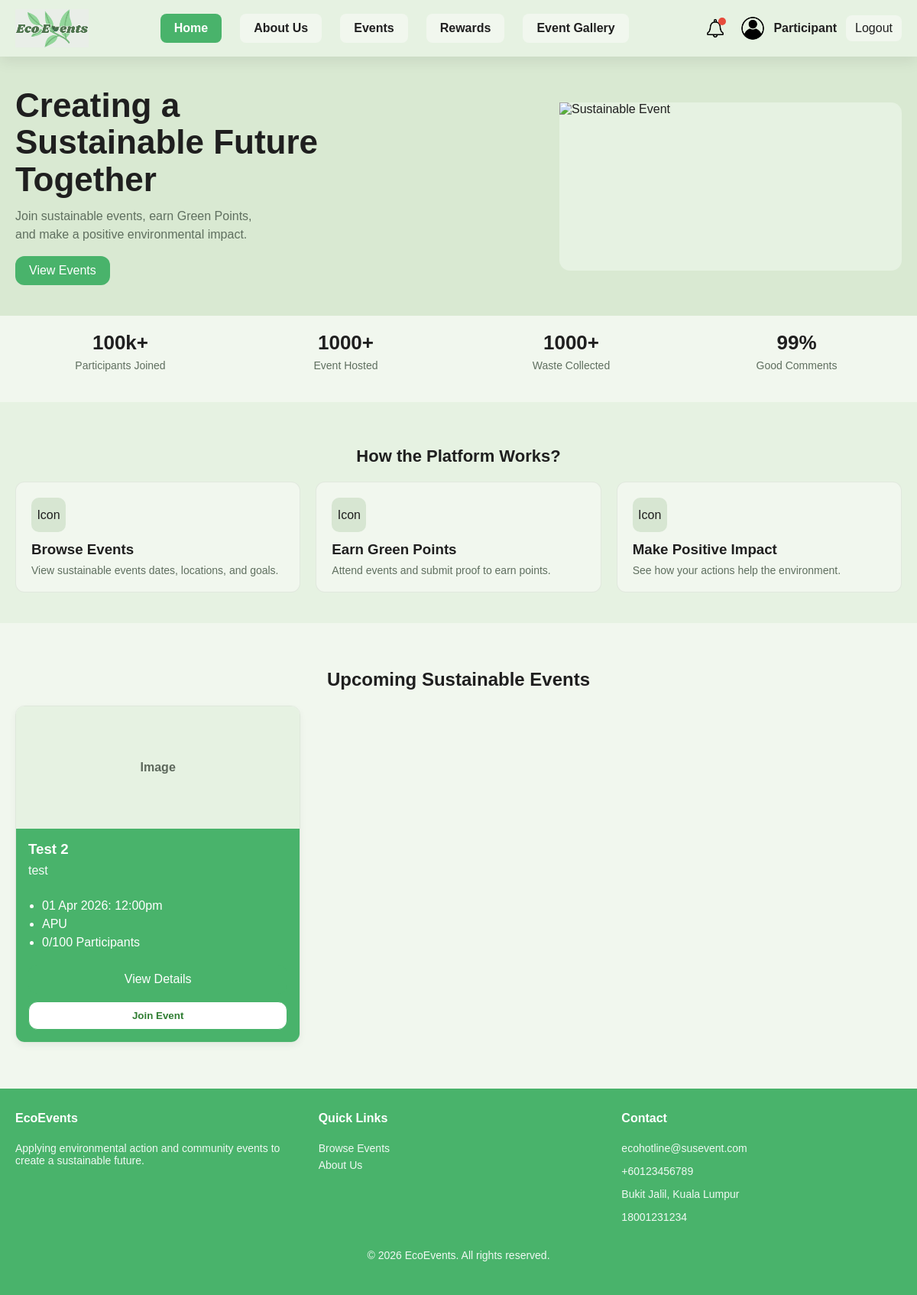
Page /Sustainableapp/Participant.php (signed in) on the earlier database version.
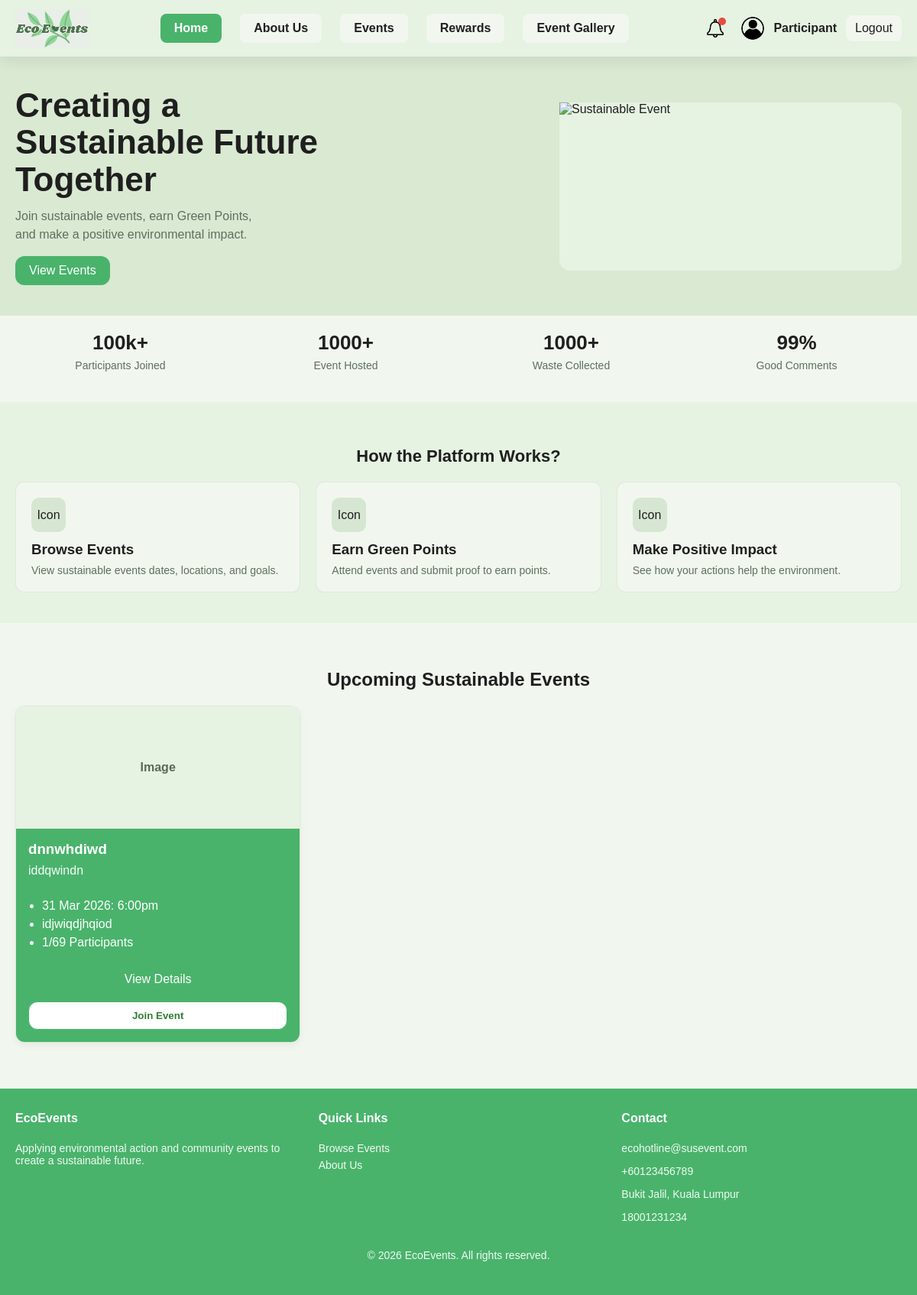
Same page on the later database version.
### tables this page shows
CREATE TABLE `events` (
  `id` int(11) NOT NULL,
  `event_name` varchar(255) NOT NULL,
  `event_date` date NOT NULL,
  `event_time` time DEFAULT NULL,
  `event_location` varchar(255) NOT NULL,
  `event_type` varchar(100) NOT NULL,
  `max_participants` int(11) DEFAULT NULL,
  `description` text DEFAULT NULL,
  `sustainability_goals` text DEFAULT NULL,
  `event_image` varchar(255) DEFAULT NULL,
  `status` varchar(50) DEFAULT 'Pending',
  `created_at` timestamp NOT NULL DEFAULT current_timestamp(),
  `last_updated_at` timestamp NULL DEFAULT NULL,
  `update_notice` varchar(255) DEFAULT NULL,
  `show_update_notice` tinyint(1) DEFAULT 0,
  `waste_report` text DEFAULT NULL,
  `organizer_id` int(11) DEFAULT NULL
);

### Sustainableapp/Participant.php (the view, shortened to what this page needs)
<?php
include("config.php");
$sql = "
    SELECT
        events.*,
        COUNT(event_Participants.id) AS joined_count
    FROM events
    LEFT JOIN event_Participants
        ON events.id = event_Participants.event_id
        AND event_Participants.participation_status = 'joined'
    WHERE events.status = 'Approved'
      AND events.event_date >= CURDATE()
    GROUP BY events.id
    ORDER BY events.event_date ASC, events.event_time ASC
    LIMIT 3
";
$result = $conn->query($sql);
?>
<!DOCTYPE html>
<html lang="en">
<head>
  <link rel="stylesheet" href="css/style.css">
</head>
<body>
<?php include("header.php"); ?>
<section class="hero">
  <div class="container">
    <div class="hero-text">
      <h1>
        Creating a<br>
        Sustainable Future<br>
        Together
      </h1>
      <p>
        Join sustainable events, earn Green Points,<br>
        and make a positive environmental impact.
      </p>
      <a class="btn" href="events.php">View Events</a>
    </div>
    <div class="hero-image">
   <img src="images/hero-event.jpg" alt="Sustainable Event">
   </div>
  </div>
</section>
<section class="stats">
  <div class="container">
    <div>
      <h2>100k+</h2>
      <p>Participants Joined</p>
    </div>
    <div>
      <h2>1000+</h2>
      <p>Event Hosted</p>
    </div>
    <div>
      <h2>1000+</h2>
      <p>Waste Collected</p>
    </div>
    <div>
      <h2>99%</h2>
      <p>Good Comments</p>
    </div>
  </div>
</section>
<section class="how">
  <div class="container">
    <h2>How the Platform Works?</h2>
    <div class="how-cards">
      <div class="how-card">
        <div class="icon">Icon</div>
        <h3>Browse Events</h3>
        <p>View sustainable events dates, locations, and goals.</p>
      </div>
      <div class="how-card">
        <div class="icon">Icon</div>
        <h3>Earn Green Points</h3>
        <p>Attend events and submit proof to earn points.</p>
      </div>
      <div class="how-card">
        <div class="icon">Icon</div>
        <h3>Make Positive Impact</h3>
        <p>See how your actions help the environment.</p>
      </div>
    </div>
  </div>
</section>
<section class="events" id="upcomingEvents">
  <div class="container">
    <h2>Upcoming Sustainable Events</h2>
    <div class="event-grid">
<?php if ($result && $result->num_rows > 0): ?>
  <?php while ($row = $result->fetch_assoc()): ?>
    <div class="event-card">
      <div class="event-img">Image</div>
      <div class="event-body">
        <h3><?= htmlspecialchars($row['event_name']) ?></h3>
        <p><?= htmlspecialchars($row['description']) ?></p>
        <ul class="event-meta">
          <li><?= date("d M Y", strtotime($row['event_date'])) ?>: <?= date("g:ia", strtotime($row['event_time'])) ?></li>
          <li><?= htmlspecialchars($row['event_location']) ?></li>
          <li><?= (int)$row['joined_count'] ?>/<?= (int)$row['max_participants'] ?> Participants</li>
        </ul>
        <div class="event-actions">
          <a class="btn" href="eventdetails.php?id=<?= (int)$row['id'] ?>">View Details</a>
          <form action="join_event.php" method="POST">
            <button class="btn-outline" type="submit">Join Event</button>
          </form>
        </div>
      </div>
    </div>
  <?php endwhile; ?>
<?php else: ?>
  <p>No upcoming events available.</p>
<?php endif; ?>
</div>
</section>
<?php include("footer.php"); ?>
</body>
</html>

Differences in the rows shown:
no longer on this page (row edited): events: event_name "Test 2", description "test", event_date "01 Apr 2026", event_time "12:00pm", event_location "APU", joined_count "0", max_participants "100"
added events: event_name "dnnwhdiwd", description "iddqwindn", event_date "31 Mar 2026", event_time "6:00pm", event_location "idjwiqdjhqiod", joined_count "1", max_participants "69"
